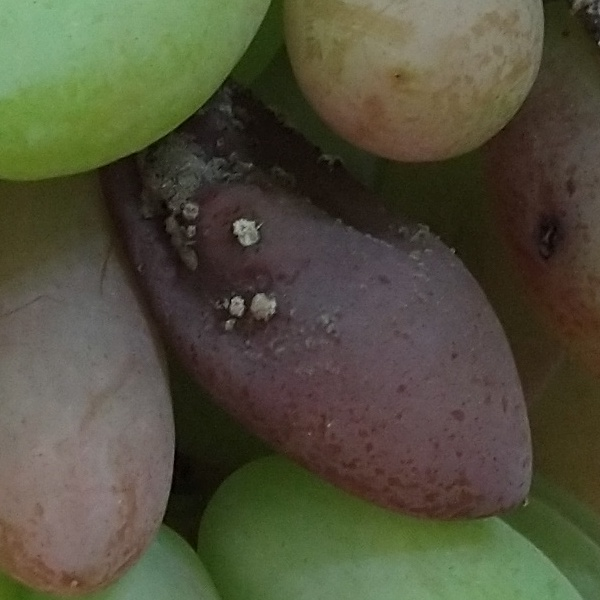
#> input picture data/CroppedPatchesDataset/PN/train/bad/IMG_20210924_131041113_00.jpg, 600 x 600 px, found by its file name; its folder holds only this picture in this run
$ jupyter execute --allow-errors verisone_main.ipynb
#> lines starting #> are read from the running program, lines starting #| are printed output that depends on the picture; after the words box and inside, x2 and y2 are one past the last pixel; in counts of white or black regions, pixels touching at a corner belong together
Librerie + mount drive

[cell 1]
from google.colab import drive
drive.mount('/content/drive')

UNICO GRANDE CODICE

[cell 2]
#Imports
import cv2
import os
from os import listdir
from google.colab.patches import cv2_imshow
import math
from matplotlib import pyplot as plt
import numpy as np

#Aux functions
def count_edges(canny_im):
    count=0
    for i in range(canny_im.shape[0]):
        for j in range(canny_im.shape[1]):
           if (canny_im[i][j]==255):
              count+=1
    return count

#Classes
class all_about_image:
    def __init__(self, image, canny_large, canny_small, size, edges,not_black):
        self.image = image
        self.canny_large = canny_large
        self.canny_small = canny_small
        self.size = size
        self.edges = edges
        self.not_black = not_black


######################################################### Code #############################################################

#Parameters

t_lower_0 =50   # Lower Threshold canny 1
t_upper_0 = 150  # Upper threshold canny 1
t_lower_1 =150   # Lower Threshold canny 2
t_upper_1 = 255  # Upper threshold canny 2
p_rum=0.25 # da 0 a 1 se la percentuale di edge è superiore a questa soglia l'immagine viene scartata (rumore accessivo)
show_scarto=False #settare a True per visualizzare immagini scartate da p_rum

percentuale_contenuto=0.5# da 0 a 1 decide se scartare un immagine, se i pixel non neri rappresentano almeno la percentuale indicata l'immagine resta

NUM_BINS=500# set buckets
percentuale=0.5 # da 0 a 1 in base alla percentuale massima di edge che si vuole considerare


############# Read BAD GRAPES

PN_bad_train_images=[]
PN_bad_test_images=[]
RG_bad_train_images=[]
RG_bad_test_images=[]

################ get the path for PN bad train
folder="/content/drive/MyDrive/Paper/CroppedPatchesDataset/PN/train/bad/"
PN_bad_train_num=0
scarto_rumore=0

for images in os.listdir(folder):
  # check if the image ends with png
  if (images.endswith(".jpg")):
    print(images)
    img = cv2.imread(folder+images)  # Read image
#> img is the input picture: shape (600, 600, 3); mean B, G, R 60.4, 79.8, 81.6
    img = cv2.GaussianBlur(img, (5, 5), 0)

    # Applying the Canny Edge filter
    canny_0 = cv2.Canny(img, t_lower_0, t_upper_0)
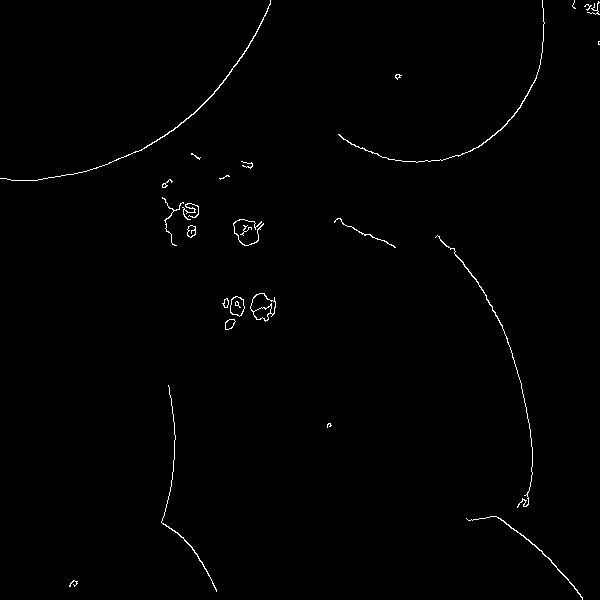
#> canny_0: shape (600, 600); 0.72% white in thin lines or dots
    canny_1 = cv2.Canny(img, t_lower_1, t_upper_1)
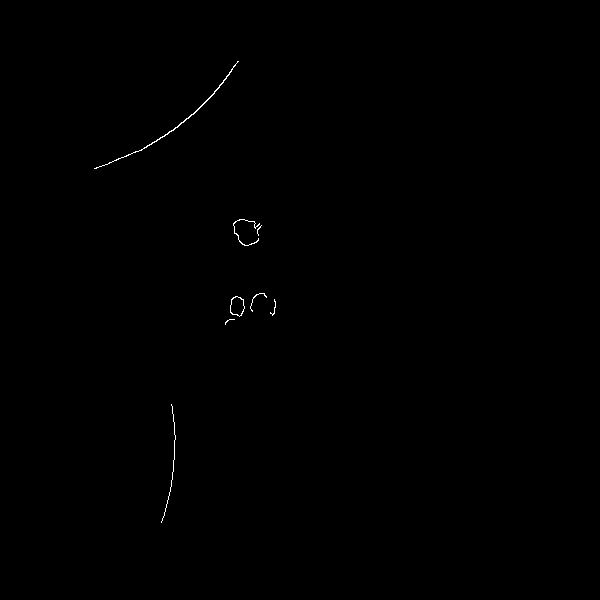
#> canny_1: shape (600, 600); 0.17% white in thin lines or dots, all inside (x1, y1, x2, y2) = (94, 61, 276, 523)

    size=img.shape[0]*img.shape[1]
#> size = 360000

    not_black_count=0
    for i in range(0,img.shape[0]):
      for j in range(0,img.shape[1]):
        if img[i][j][0]!=0 or img[i][j][1]!=0 or img[i][j][2]!=0:
          not_black_count+=1
#> after the loop, not_black_count = 360000

    count_0=count_edges(canny_0)
#> count_0 = 2584

    if (count_0/size>=p_rum):
      scarto_rumore+=1
      if(show_scarto):
        cv2_imshow(img)
        cv2_imshow(canny_0)
      continue

    count_1=count_edges(canny_1)
#> count_1 = 597
    single_image=all_about_image(img,canny_0,canny_1,size,(count_0-count_1),not_black_count)
    PN_bad_train_images.append(single_image)
    PN_bad_train_num+=1

print("Numero immagini PN bad train lette e salvate: ",PN_bad_train_num)
print("Scartate per eccessivo rumore: ",scarto_rumore)

################ get the path for PN bad test
folder="/content/drive/MyDrive/Paper/CroppedPatchesDataset/PN/test/bad/"
PN_bad_test_num=0
scarto_rumore=0

for images in os.listdir(folder):
  # check if the image ends with png
  if (images.endswith(".jpg")):
    print(images)
    img = cv2.imread(folder+images)  # Read image
    img = cv2.GaussianBlur(img, (5, 5), 0)

    # Applying the Canny Edge filter
    canny_0 = cv2.Canny(img, t_lower_0, t_upper_0)
    canny_1 = cv2.Canny(img, t_lower_1, t_upper_1)

    size=img.shape[0]*img.shape[1]
    not_black_count=0
    for i in range(0,img.shape[0]):
      for j in range(0,img.shape[1]):
        if img[i][j][0]!=0 or img[i][j][1]!=0 or img[i][j][2]!=0:
          not_black_count+=1
#> after the loop, not_black_count = 360000

    count_0=count_edges(canny_0)

    if (count_0/size>=p_rum):
      scarto_rumore+=1
      if(show_scarto):
        cv2_imshow(img)
        cv2_imshow(canny_0)
      continue

    count_1=count_edges(canny_1)
    single_image=all_about_image(img,canny_0,canny_1,size,(count_0-count_1),not_black_count)
    PN_bad_test_images.append(single_image)
    PN_bad_test_num+=1

print("Numero immagini PN bad test lette e salvate: ",PN_bad_test_num)
print("Scartate per eccessivo rumore: ",scarto_rumore)

################ get the path for RG bad train
folder="/content/drive/MyDrive/Paper/CroppedPatchesDataset/RG/train/bad/"
RG_bad_train_num=0
scarto_rumore=0

for images in os.listdir(folder):
  # check if the image ends with png
  if (images.endswith(".jpg")):
    print(images)
    img = cv2.imread(folder+images)  # Read image
    img = cv2.GaussianBlur(img, (5, 5), 0)

    # Applying the Canny Edge filter
    canny_0 = cv2.Canny(img, t_lower_0, t_upper_0)
    canny_1 = cv2.Canny(img, t_lower_1, t_upper_1)

    size=img.shape[0]*img.shape[1]
    not_black_count=0
    for i in range(0,img.shape[0]):
      for j in range(0,img.shape[1]):
        if img[i][j][0]!=0 or img[i][j][1]!=0 or img[i][j][2]!=0:
          not_black_count+=1
#> after the loop, not_black_count = 360000

    count_0=count_edges(canny_0)

    if (count_0/size>=p_rum):
      scarto_rumore+=1
      if(show_scarto):
        cv2_imshow(img)
        cv2_imshow(canny_0)
      continue

    count_1=count_edges(canny_1)
    single_image=all_about_image(img,canny_0,canny_1,size,(count_0-count_1),not_black_count)
    RG_bad_train_images.append(single_image)
    RG_bad_train_num+=1

print("Numero immagini RG bad train lette e salvate: ",RG_bad_train_num)
print("Scartate per eccessivo rumore: ",scarto_rumore)

################ get the path for PN bad test
folder="/content/drive/MyDrive/Paper/CroppedPatchesDataset/RG/test/bad/"
RG_bad_test_num=0
scarto_rumore=0

for images in os.listdir(folder):
  # check if the image ends with png
  if (images.endswith(".jpg")):
    print(images)
    img = cv2.imread(folder+images)  # Read image
    img = cv2.GaussianBlur(img, (5, 5), 0)

    # Applying the Canny Edge filter
    canny_0 = cv2.Canny(img, t_lower_0, t_upper_0)
    canny_1 = cv2.Canny(img, t_lower_1, t_upper_1)

    size=img.shape[0]*img.shape[1]
    not_black_count=0
    for i in range(0,img.shape[0]):
      for j in range(0,img.shape[1]):
        if img[i][j][0]!=0 or img[i][j][1]!=0 or img[i][j][2]!=0:
          not_black_count+=1
#> after the loop, not_black_count = 360000

    count_0=count_edges(canny_0)

    if (count_0/size>=p_rum):
      scarto_rumore+=1
      if(show_scarto):
        cv2_imshow(img)
        cv2_imshow(canny_0)
      continue

    count_1=count_edges(canny_1)
    single_image=all_about_image(img,canny_0,canny_1,size,(count_0-count_1),not_black_count)
    RG_bad_test_images.append(single_image)
    RG_bad_test_num+=1

print("Numero immagini RG bad test lette e salvate: ",RG_bad_test_num)
print("scartate per eccessivo rumore: ",scarto_rumore)


############# Read GOOD GRAPES

PN_good_train_images=[]
PN_good_test_images=[]
RG_good_train_images=[]
RG_good_test_images=[]

################ get the path for PN good train
folder="/content/drive/MyDrive/Paper/CroppedPatchesDataset/PN/train/good/"
PN_good_train_num=0
scarto_rumore=0

#> (the rest of this cell did not finish here and is left out)

$ run again, on data/CroppedPatchesDataset/PN/train/bad/IMG_20210924_132427927_00.jpg
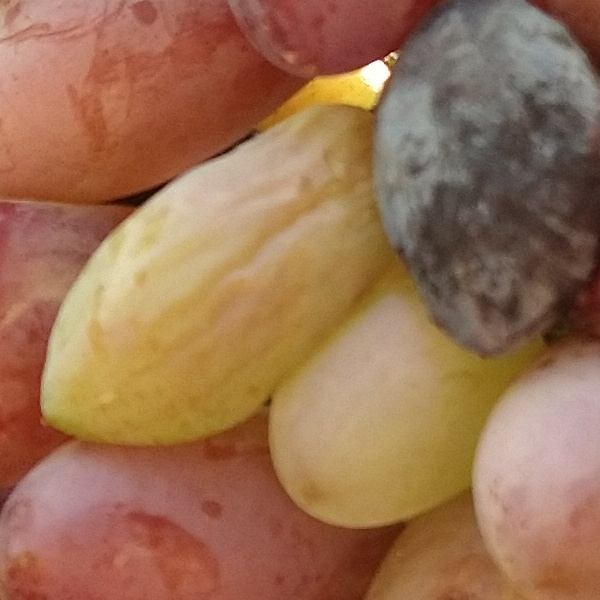
#> input picture data/CroppedPatchesDataset/PN/train/bad/IMG_20210924_132427927_00.jpg, 600 x 600 px, found by its file name
#> img is the input picture: shape (600, 600, 3); mean B, G, R 83.8, 113.4, 155.6
#> `canny_0 = cv2.Canny(img, t_lower_0, t_upper_0)`:
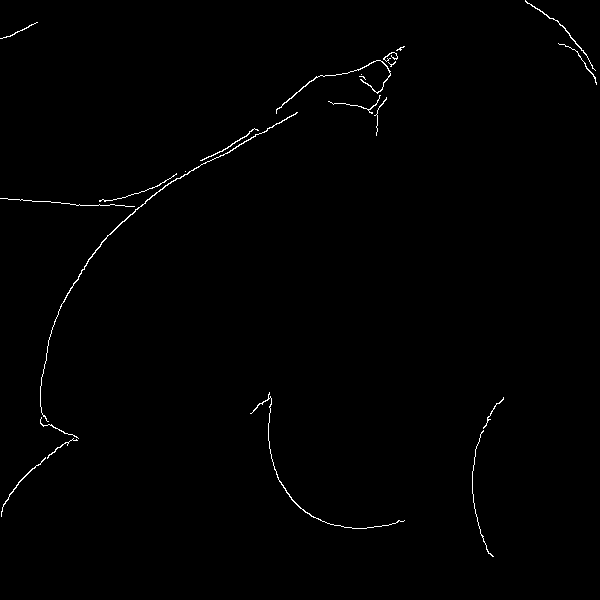
#> canny_0: shape (600, 600); 0.62% white in thin lines or dots
#> `canny_1 = cv2.Canny(img, t_lower_1, t_upper_1)`:
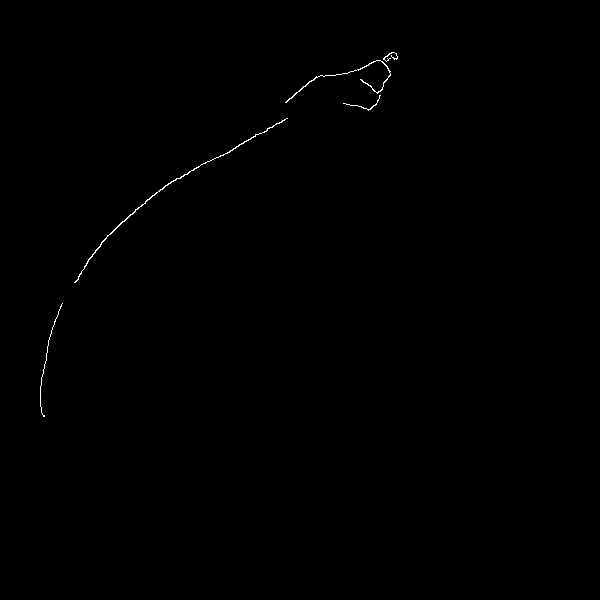
#> canny_1: shape (600, 600); 0.22% white in thin lines or dots, all inside (x1, y1, x2, y2) = (40, 52, 398, 417)
#> count_0 = 2232
#> count_1 = 782

$ run again, on data/CroppedPatchesDataset/PN/train/bad/IMG_20210924_132434569_00.jpg
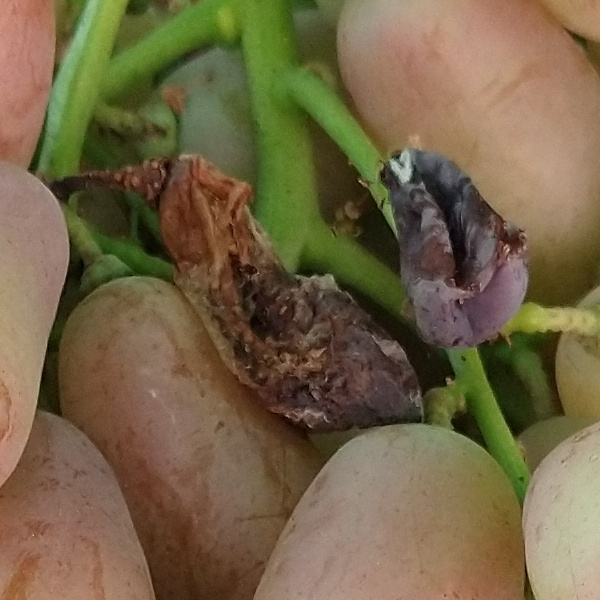
#> input picture data/CroppedPatchesDataset/PN/train/bad/IMG_20210924_132434569_00.jpg, 600 x 600 px, found by its file name
#> img is the input picture: shape (600, 600, 3); mean B, G, R 69.9, 100, 115.7
#> `canny_0 = cv2.Canny(img, t_lower_0, t_upper_0)`:
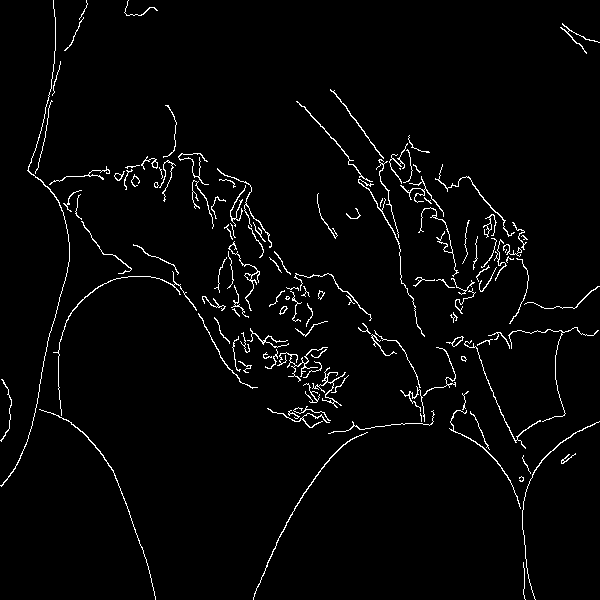
#> canny_0: shape (600, 600); 2.7% white in thin lines or dots
#> `canny_1 = cv2.Canny(img, t_lower_1, t_upper_1)`:
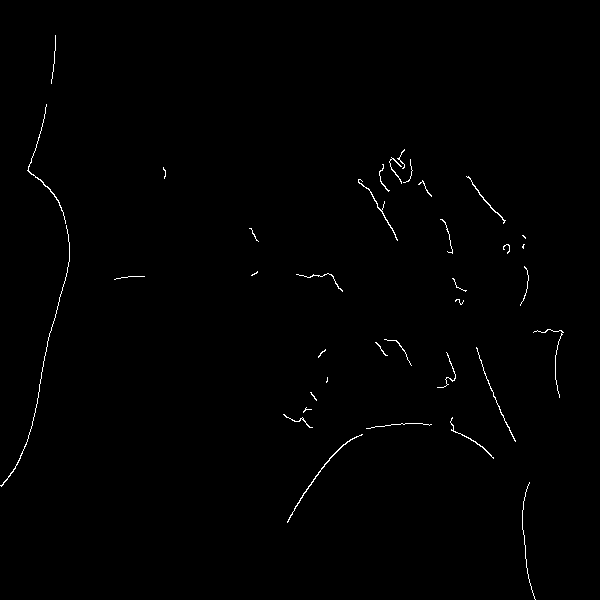
#> canny_1: shape (600, 600); 0.57% white in thin lines or dots, all inside (x1, y1, x2, y2) = (0, 35, 564, 600)
#> count_0 = 9614
#> count_1 = 2070

$ run again, on data/CroppedPatchesDataset/PN/train/bad/IMG_20210924_131131409_00.jpg
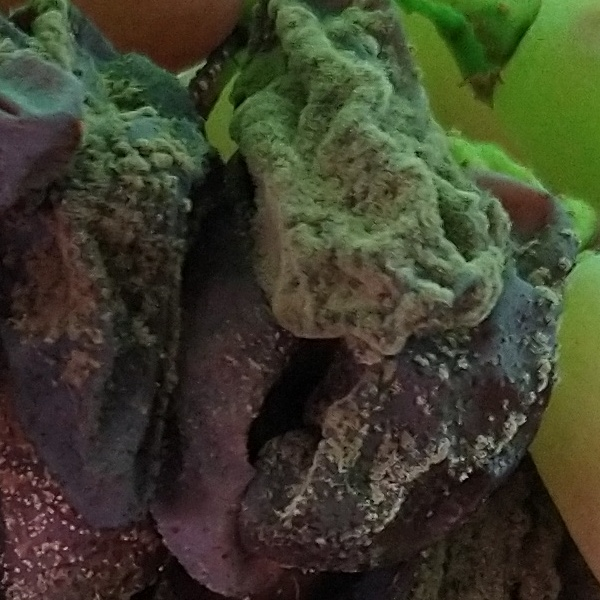
#> input picture data/CroppedPatchesDataset/PN/train/bad/IMG_20210924_131131409_00.jpg, 600 x 600 px, found by its file name
#> img is the input picture: shape (600, 600, 3); mean B, G, R 44.2, 63.7, 62.2
#> `canny_0 = cv2.Canny(img, t_lower_0, t_upper_0)`:
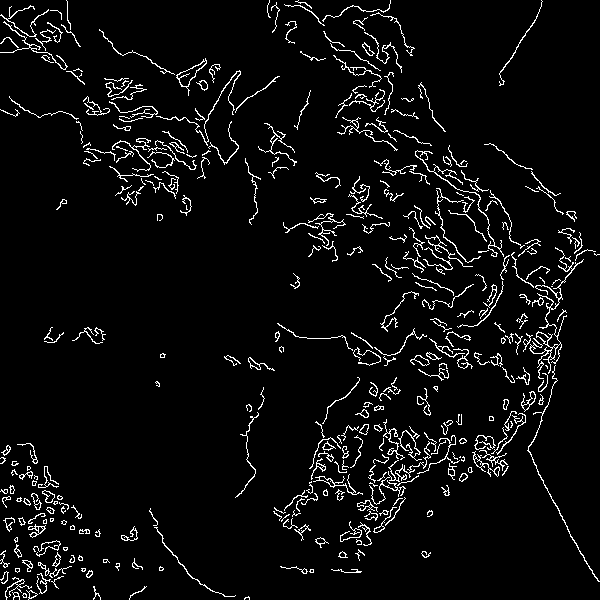
#> canny_0: shape (600, 600); 5% white in thin lines or dots
#> `canny_1 = cv2.Canny(img, t_lower_1, t_upper_1)`:
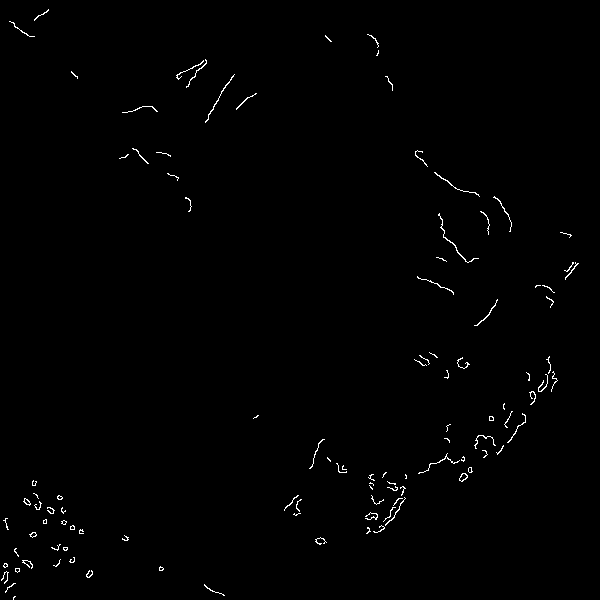
#> canny_1: shape (600, 600); 0.69% white in thin lines or dots
#> count_0 = 17839
#> count_1 = 2493
